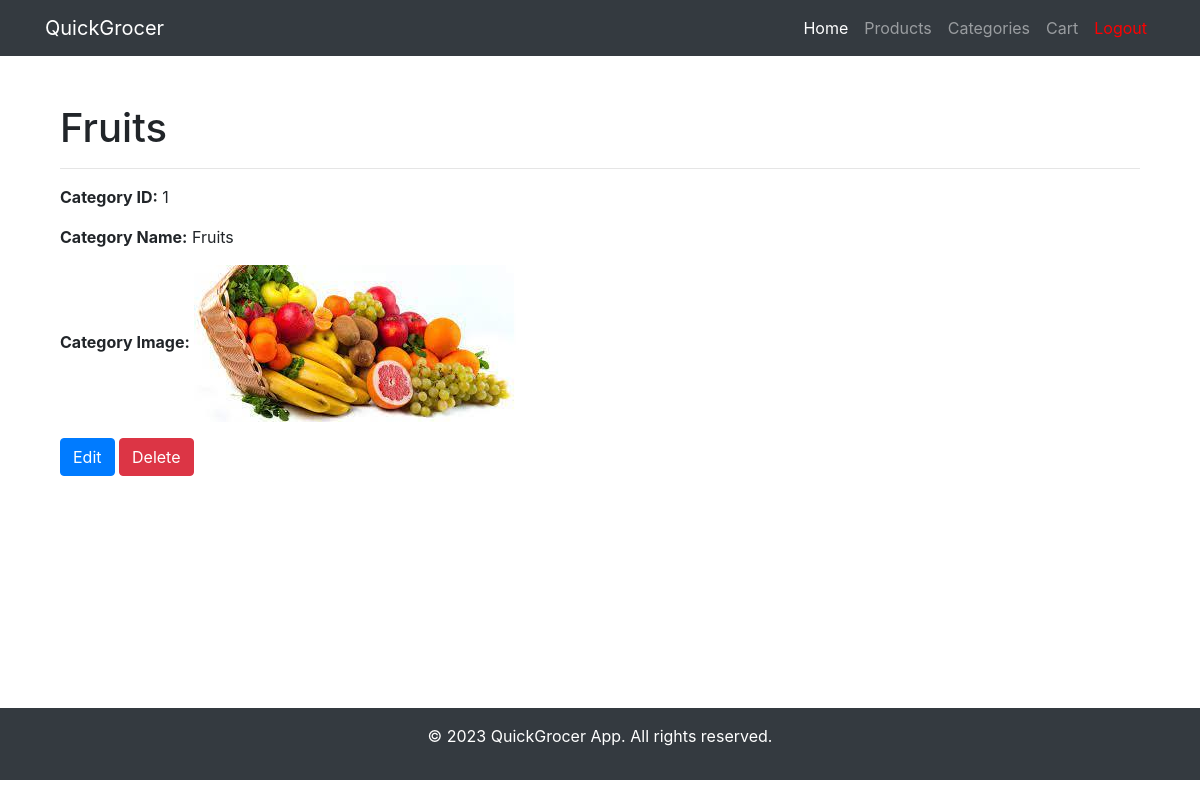
Screenshot of /admin/view_category/1 (signed in) with the database file from the repository.
### application/models.py (models this page shows, shortened)
class Category(db.Model):
    id = db.Column(db.Integer, primary_key=True)
    category_name = db.Column(db.String(80), unique=True, nullable=False)
    category_picture = db.Column(db.String(80), nullable=False, default='default.png')
    products = db.relationship('Product', backref='category', lazy=True)

### application/auth_admin.py (the view)
@auth_admin.route('/view_category/<int:category_id>')
@login_required
def view_category(category_id):
    category = Category.query.get_or_404(category_id)
    return render_template('admin/category_pages/view_category.html', user=current_user, category=category)

### application/models.py (called while the page is built)
    def is_admin(self):
        return False

### application/templates/admin/category_pages/view_category.html (shortened to what this page needs)
{% extends "base.html" %}
{% block content %} {% if category %}
<div class="container">
    <div class="row">
        <div class="col-lg-12">
            <h1 class="mt-4">{{ category.category_name }}</h1>
            <hr />
            <p><strong>Category ID:</strong> {{ category.id }}</p>
            <p><strong>Category Name:</strong> {{ category.category_name }}</p>
            <p>
                <strong>Category Image:</strong>
                <img
                    src="{{ url_for('static', filename='images/' + category.category_picture) }}"
                    alt="Category Image"
                    class="img-fluid" />
            </p>
            <p>
                <a
                    href="{{ url_for('auth_admin.edit_category', category_id=category.id) }}"
                    class="btn btn-primary"
                    >Edit</a
                >
                <a
                    href="{{ url_for('auth_admin.delete_category', category_id=category.id) }}"
                    class="btn btn-danger"
                    >Delete</a
                >
            </p>
        </div>
    </div>
</div>
{% endif %} {% endblock %}

### rows the page displays
Category: category_name "Fruits", id "1", category_picture (picture)
